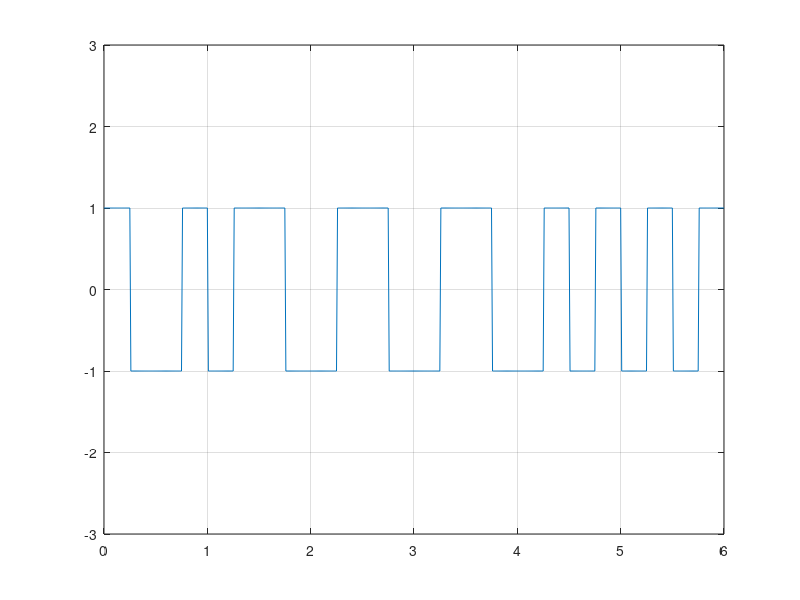

This chart was generated by the following MATLAB code:
clear;
bits = [0,1,1,0,1,0,1,0,1,1,1,1];

prev_Vol=1;
amp=1;
amp=prev_Vol*amp;
tmp=amp;
bit =length(bits);
bit_rate = 2;
Time=bit/bit_rate;

sampling_frequency = 100;
in=1;
for i = 1:length(bits)
    if(bits(i)==0) 
        amplitude(in) = amp;
        amplitude(in+1)=-amp;
    else 
        amplitude(in) = -amp;
        amplitude(in+1)=amp;
    end
     in = in + 2;
end

amp=tmp;
bit_rate = bit_rate*2;
time = 0:.01:Time;

x = 1;

for i = 1:length(time)
    y_value(i)= amplitude(x);
    if time(i)*bit_rate>=x
        x= x+1;
    end
end

plot(time,y_value );
axis([0 Time -3 3]);
grid on;

i=1;
in=1;
st=1;
for j=1:length(time)
  if time(j)*bit_rate>=i
      if mod(in,2)==1
          if y_value(j) ==amp
            ans_bits(st)=0;
          else 
            ans_bits(st)=1;
          end 
          st = st + 1;
      end
      i=i+1;
      in= in+1;
  end
 end
disp(bits);
 disp('Demodulation : ')
 disp(ans_bits)